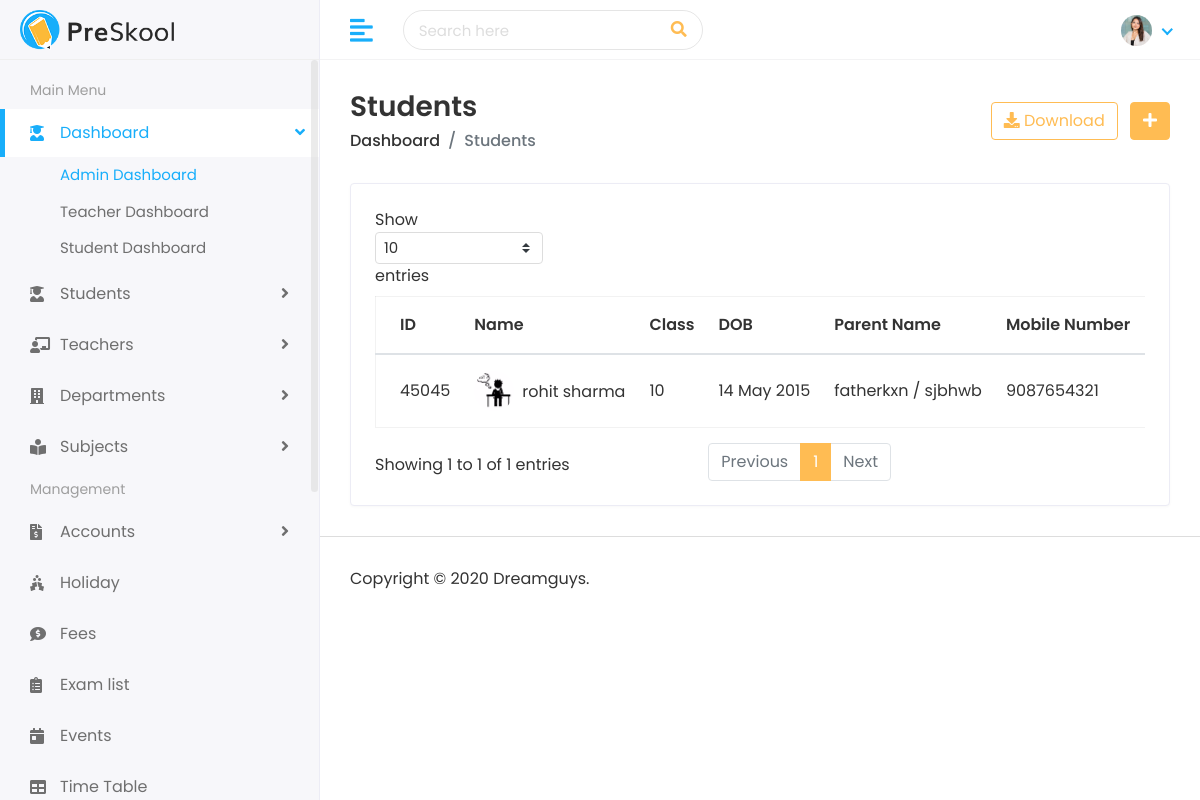
The app's page /student/ (signed in) with its own data.
### student/models.py (models this page shows, shortened)
class Student(models.Model):
    first_name = models.CharField(max_length=100)
    last_name = models.CharField(max_length=100)
    student_id = models.CharField(max_length=20)
    gender = models.CharField(max_length=10, choices=[('Male', 'Male'), ('Female', 'Female'), ('Others', 'Others')])
    date_of_birth = models.DateField()
    student_class = models.CharField(max_length=50)
    religion = models.CharField(max_length=50)
    joining_date = models.DateField()
    mobile_number = models.CharField(max_length=15)
    admission_number = models.CharField(max_length=20)
    section = models.CharField(max_length=10)
    student_image = models.ImageField(upload_to='students/', blank=True)
    parent = models.OneToOneField(Parent, on_delete=models.CASCADE)
    slug = models.SlugField(max_length=255, unique=True, blank=True)

class Parent(models.Model):
    father_name = models.CharField(max_length=100)
    father_occupation = models.CharField(max_length=100, blank=True)
    father_mobile = models.CharField(max_length=15)
    father_email = models.EmailField(max_length=100)
    mother_name = models.CharField(max_length=100)
    mother_occupation = models.CharField(max_length=100, blank=True)
    mother_mobile = models.CharField(max_length=15)
    mother_email = models.EmailField(max_length=100)
    present_address = models.TextField()
    permanent_address = models.TextField()

### student/views.py (the view)
# urls.py: path("", views.student_list, name='student_list'),
def student_list(request):
    students = Student.objects.select_related('parent').all()
    unread_notifications = request.user.notification_set.filter(is_read=False)
    context = {
        'student_list': students,
        'unread_notification': unread_notifications
    }
    return render(request, "students/students.html", context)

### templates/students/students.html (shortened to what this page needs)
{% extends 'Home/base.html' %}
{% load static %}
{% block body %}
         <div class="page-wrapper">
            <div class="content container-fluid">
               <div class="page-header">
                  <div class="row align-items-center">
                     <div class="col">
                        <h3 class="page-title">Students</h3>
                        <ul class="breadcrumb">
                           <li class="breadcrumb-item"><a href="">Dashboard</a></li>
                           <li class="breadcrumb-item active">Students</li>
                        </ul>
                     </div>
                     <div class="col-auto text-right float-right ml-auto">
                        <a href="#" class="btn btn-outline-primary mr-2"><i class="fas fa-download"></i> Download</a>
                        <a href="{% url 'add_student' %}" class="btn btn-primary"><i class="fas fa-plus"></i></a>
                     </div>
                  </div>
               </div>
               <div class="row">
                  <div class="col-sm-12">
                     <div class="card card-table">
                        <div class="card-body">
                           <div class="table-responsive">
                              <table class="table table-hover table-center mb-0 datatable">
                                 <thead>
                                    <tr>
                                       <th>ID</th>
                                       <th>Name</th>
                                       <th>Class</th>
                                       <th>DOB</th>
                                       <th>Parent Name</th>
                                       <th>Mobile Number</th>
                                       <th>Address</th>
                                    </tr>
                                 </thead>
                                 <tbody>
                                    {% for student in student_list %}
                                    <tr>
                                       <td>{{ student.student_id}}</td>
                                       <td>
                                          <h2 class="table-avatar">
                                             <a href="{% url 'view_student' student.student_id %}" class="avatar avatar-sm mr-2"><img class="avatar-img rounded-circle" src="{{ student.student_image.url }}" alt="User Image"></a>
                                             <a href="{% url 'view_student' student.student_id %}">{{ student.first_name }} {{student.last_name }}</a>
                                          </h2>
                                       </td>
                                       <td>{{ student.student_class }}</td>
                                       <td>{{ student.date_of_birth|date:"d M Y" }}</td>
                                       <td>{{ student.parent.father_name }} / {{ student.parent.mother_name }}</td>
                                       <td>{{ student.mobile_number }}</td>
                                       <td>{{ student.parent.present_address }}</td>
                                    </tr>
                                    {% endfor %}
                                 </tbody>
                              </table>
                           </div>
                        </div>
                     </div>
                  </div>
               </div>
            </div>
            <footer>
               <p>Copyright © 2020 Dreamguys.</p>
            </footer>
         </div>
      </div>
   </body>
</html>
{% endblock body %}

### static/assets/css/style.css (style rules this page uses)
html { height: 100%; }
body { background-color: #fff; color: #333; font-family: 'Poppins', sans-serif; font-size: 1rem; height: 100%; line-height: 1.5; overflow-x: hidden; }
h1, h2, h3, h4, h5, h6 { font-family: 'Poppins', sans-serif; margin-top: 0; }
ul, ol { padding: 0px; list-style: none; }
.table { color: #333; max-width: 100%; margin-bottom: 0; width: 100%; }
.table.dataTable { border-collapse: collapse !important; border: 1px solid rgba(0, 0, 0, 0.05); }
table.table td h2 { display: inline-block; font-size: inherit; font-weight: 400; margin: 0; padding: 0; vertical-align: middle; }
table.table td h2.table-avatar { align-items: center; display: inline-flex; font-size: inherit; font-weight: 400; margin: 0; padding: 0; vertical-align: middle; white-space: nowrap; }
table.table td h2 a { color: #333; }
.table thead tr th { font-weight: 600; }
.table tbody tr { border-bottom: 1px solid rgba(0, 0, 0, 0.05); }
.table.table-center td, .table.table-center th { vertical-align: middle; }
.card-table .card-body .table > thead > tr > th { border-top: 0; }
.card-table .card-body .table tr td:first-child, .card-table .card-body .table tr th:first-child { padding-left: 1.5rem; }
.card-table .table td, .card-table .table th { border-top: 1px solid #e2e5e8; padding: 1rem 0.75rem; white-space: nowrap; }
.btn-primary { background-color: #FFBC53; border: 1px solid #FFBC53; }
.btn-outline-primary { color: #FFBC53; border-color: #FFBC53; }
.card { border: 1px solid #ececf5; box-shadow: 0 1px 3px 0 rgba(0, 0, 0, 0.03); margin-bottom: 1.875rem; }
.card-body { padding: 1.5rem; }
.avatar { position: relative; display: inline-block; width: 3rem; height: 3rem }
.avatar > img { width: 100%; height: 100%; -o-object-fit: cover; object-fit: cover; }
.avatar-sm { width: 2.5rem; height: 2.5rem; }
footer { padding: 1.875rem 1.875rem; border-top: 1px solid #ddd; }
footer p { margin: 0px; }
.page-wrapper { margin-left: 320px; padding-top: 60px; position: relative; transition: all 0.4s ease; }
.page-wrapper > .content { padding: 1.875rem 1.875rem 0; }
.page-header { margin-bottom: 1.875rem; }
.page-header .breadcrumb { background-color: transparent; color: #6c757d; font-size: 1rem; font-weight: 500; margin-bottom: 0; padding: 0; }
.page-header .breadcrumb a { color: #333; }
.page-title { font-size: 28px; font-weight: 600; color: #333; margin-bottom: 5px; }

### records on screen
Student: student_id "45045", student_image (picture), first_name "rohit", last_name "sharma", student_class "10", date_of_birth "14 May 2015", parent.father_name "fatherkxn", parent.mother_name "sjbhwb", mobile_number "9087654321"
